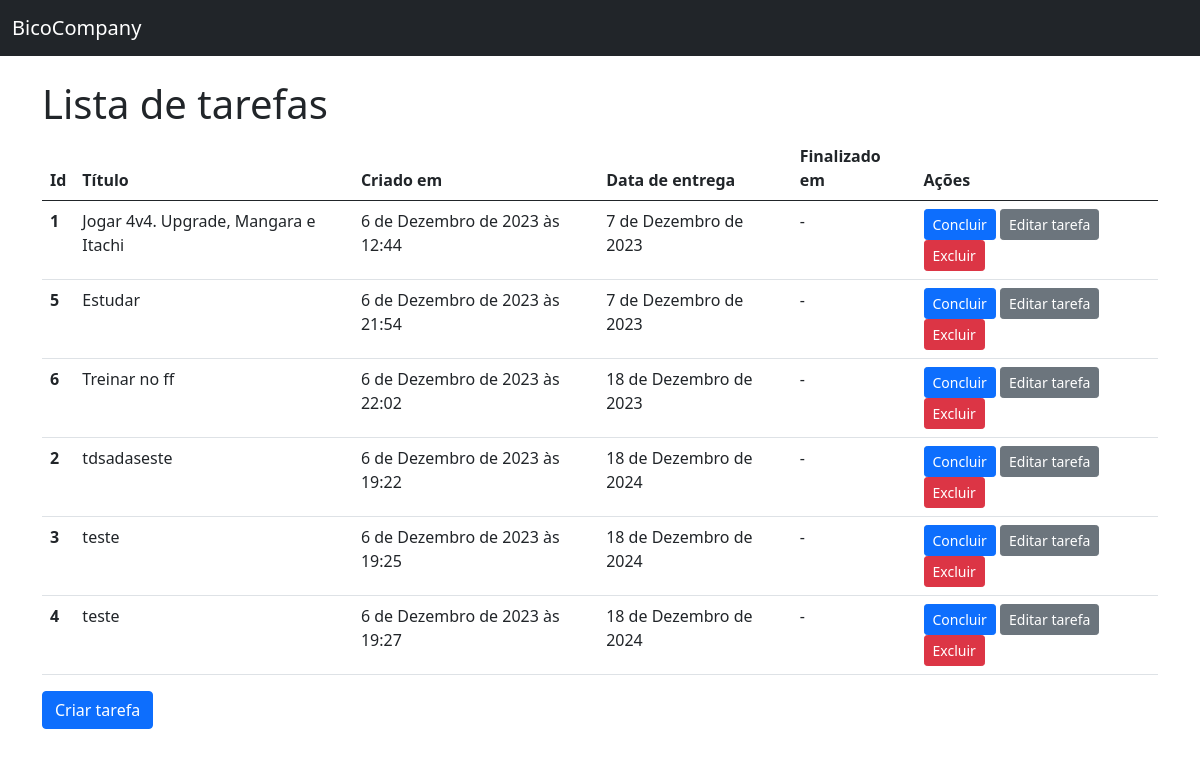
Before: / with the older database file.
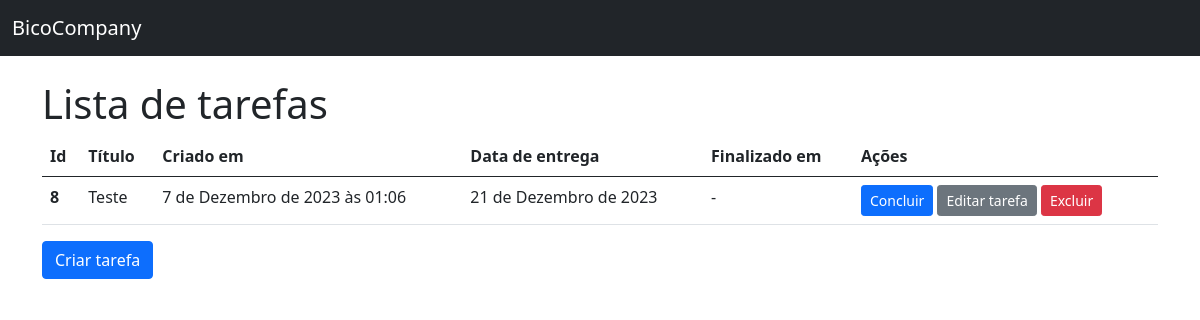
After: the same page with the newer database file.
### todos/models.py (models this page shows)
class Todo(models.Model):
    title = models.CharField(max_length=100, null=False, blank=False, verbose_name = "Título")
    create_at = models.DateTimeField(auto_now_add=True, null=False, blank=False)
    dead_line = models.DateField(null=False, blank=False, verbose_name = "Data de entrega")
    finshed_at = models.DateField(null=True)
    class Meta:
        ordering = ["dead_line"]

### todos/views.py (the view)
# urls.py: path("", TodoListView.as_view(), name="home"),
class TodoListView(ListView):
    model = Todo

### todos/templates/todos/todo_list.html (shortened to what this page needs)
{% extends "base.html" %}
{% block content %}
<h1>
    Lista de tarefas
</h1>
{% if todo_list %}
    <table class="table">
        <thead>
            <tr>
                <th scope="col">Id</th>
                <th scope="col">Título</th>
                <th scope="col">Criado em </th>
                <th scope="col">Data de entrega</th>
                <th scope="col">Finalizado em</th>
                <th scope="col">Ações</th>
            </tr>
        </thead>
        <tbody>
            {% for todo in todo_list%}
                <tr>
                    <th scope="row">{{todo.id}}</th>
                    <td>{{todo.title}}</td>
                    <td>{{todo.create_at}}</td>
                    <td>{{todo.dead_line}}</td>
                    <td>{{todo.finshed_at|default:"-"}}</td>
                    <td>
                        <a href="{% url "completar" pk=todo.pk %}" class="btn btn-primary btn-sm {% if todo.finshed_at %}disabled{% endif %}">Concluir</a>
                        <a href="{% url "editar" pk=todo.pk %}" class="btn btn-secondary btn-sm {% if todo.finshed_at %}disabled{% endif %}">Editar tarefa</a>
                        <a href="{% url "deletar" pk=todo.pk %}" class="btn btn-danger btn-sm">Excluir</a>
                    </td>
                </tr>
            {% endfor %}
        </tbody>
    </table>
{% endif %}
<a href="{% url "create" %}" class="btn btn-primary">Criar tarefa</a>
{% endblock content %}

### todos/templates/base.html (shortened to what this page needs)
<!DOCTYPE html>
<html lang="pt-br">
  <head>
    <link href="https://cdn.jsdelivr.net/npm/bootstrap@5.0.2/dist/css/bootstrap.min.css" rel="stylesheet">
  </head>
  <body>
    <nav class="navbar navbar-dark bg-dark mb-4">
        <div class="container-fluid">
          <a class="navbar-brand" href="{% url "home" %}">BicoCompany</a>
        </div>
    </nav>
    <main class="container">
        {% block content %}{% endblock content %}
    </main>
  </body>
</html>

Changed rows visible on the page:
removed Todo: id "1", title "Jogar 4v4. Upgrade, Mangara e Itachi", create_at "6 de Dezembro de 2023 às 12:44", dead_line "7 de Dezembro de 2023", finshed_at "-"
removed Todo: id "5", title "Estudar", create_at "6 de Dezembro de 2023 às 21:54", dead_line "7 de Dezembro de 2023", finshed_at "-"
removed Todo: id "6", title "Treinar no ff", create_at "6 de Dezembro de 2023 às 22:02", dead_line "18 de Dezembro de 2023", finshed_at "-"
removed Todo: id "2", title "tdsadaseste", create_at "6 de Dezembro de 2023 às 19:22", dead_line "18 de Dezembro de 2024", finshed_at "-"
removed Todo: id "3", title "teste", create_at "6 de Dezembro de 2023 às 19:25", dead_line "18 de Dezembro de 2024", finshed_at "-"
removed Todo: id "4", title "teste", create_at "6 de Dezembro de 2023 às 19:27", dead_line "18 de Dezembro de 2024", finshed_at "-"
added Todo: id "8", title "Teste", create_at "7 de Dezembro de 2023 às 01:06", dead_line "21 de Dezembro de 2023", finshed_at "-"
